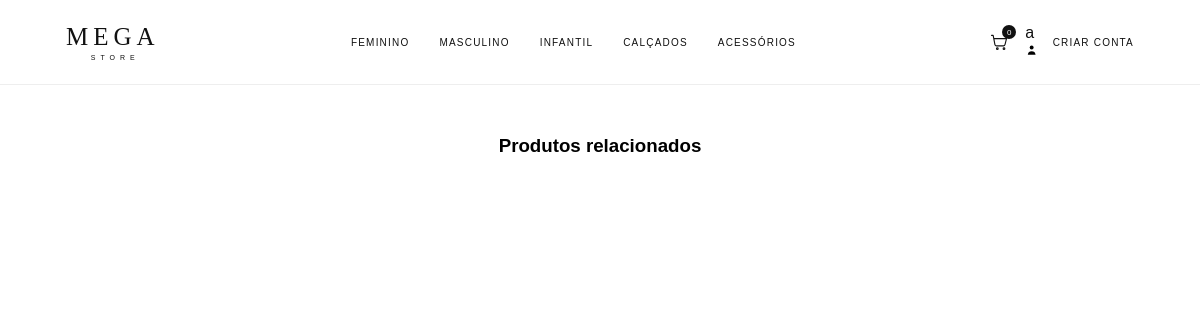
The app's page /produtos/Card_venda_produto.php, older data.
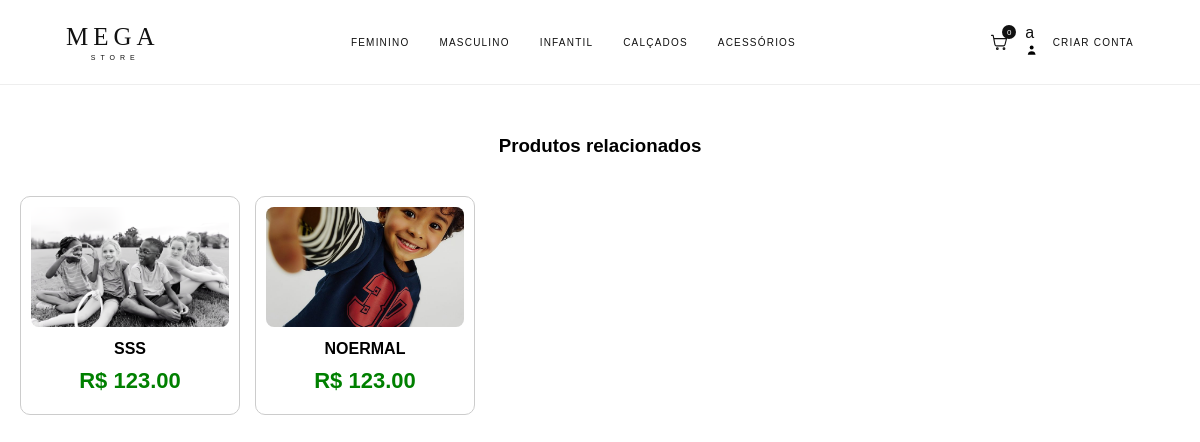
The same page, newer data.
### tables this page shows
CREATE TABLE `tb_produto` (
  `id_produto` int(11) NOT NULL,
  `nome_produto` varchar(255) NOT NULL,
  `descricao_produto` varchar(500) NOT NULL,
  `preco` double(10,2) NOT NULL,
  `id_categoria` int(11) NOT NULL,
  `id_genero` int(11) NOT NULL,
  `ativo` tinyint(1) NOT NULL,
  `data_cadastro` date NOT NULL,
  `selo` varchar(20) DEFAULT NULL
);

### produtos/Card_venda_produto.php (the view, shortened to what this page needs)
<?php
include("../geral/conexao.php");
$id_produto = isset($_GET['id_produto']) ? (int)$_GET['id_produto'] : 0;
?>
<!DOCTYPE html>
<html lang="pt-br">
<head>
    <link rel="stylesheet" href="../geral/css/cabecalho.css">
</head>
<?php include __DIR__ . '/../mega-store/includes/header.php'; ?>
<center>
<?php
$sqlRel = "SELECT p.id_produto, p.nome_produto, p.preco,
           MIN(ip.caminho_imagem) AS caminho_imagem
           FROM tb_produto p
           LEFT JOIN tb_variacao_produto vp ON vp.id_produto = p.id_produto
           LEFT JOIN tb_imagem_produto ip ON ip.id_variacao = vp.id_variacao
           WHERE p.id_produto <> $id_produto
           GROUP BY p.id_produto, p.nome_produto, p.preco
           ORDER BY p.id_produto DESC
           LIMIT 10";
$rRel = mysqli_query($con, $sqlRel);
?>
<div class="relacionados">
    <h3>Produtos relacionados</h3>
    <div class="container-produtos">
        <?php while ($x = mysqli_fetch_assoc($rRel)): ?>
            <form method="get" action="Card_venda_produto.php">
                <button type="submit"
                        style="border:none; background:none; padding:0; width:100%;">
                    <div class="card-produto">
                        <img
                            src="../produtos/uploads/<?php echo htmlspecialchars($x['caminho_imagem'] ?? ''); ?>"
                            alt="Imagem do produto">
                        <h3><?php echo htmlspecialchars($x['nome_produto']); ?></h3>
                        <p class="preco">
                            R$ <?php echo "".$x['preco'].""; ?>
                        </p>
                    </div>
                </button>
            </form>
        <?php endwhile; ?>
    </div>
</div>
</center>
</body>
</html>

Row changes from the older to the newer data that the page shows:
added tb_produto: shows a picture, nome_produto "SSS", preco "123.00"
added tb_produto: shows a picture, nome_produto "NOERMAL", preco "123.00"
